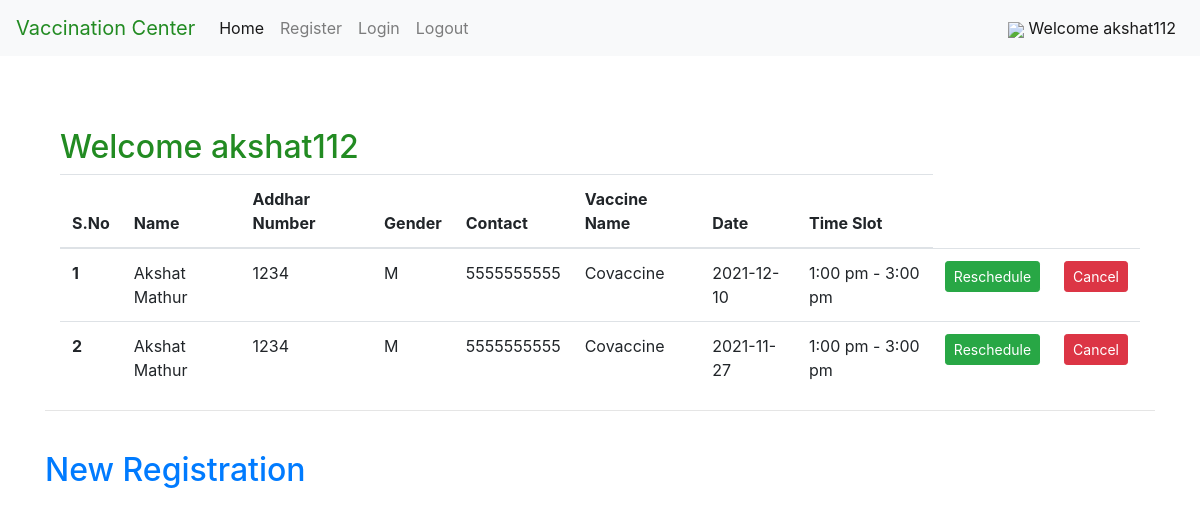
Screenshot of /welcome.php (signed in) with the database file from the repository.
### tables this page shows
CREATE TABLE `cus_info` (
  `Sno` int(1) NOT NULL,
  `Name` varchar(50) NOT NULL,
  `Addhar` varchar(50) NOT NULL,
  `Sex` varchar(1) NOT NULL,
  `Phone` varchar(10) NOT NULL,
  `app_date` date NOT NULL DEFAULT current_timestamp(),
  `app_time` varchar(30) NOT NULL,
  `VaccineName` varchar(50) NOT NULL,
  `acc_id` int(11) NOT NULL
);

### welcome.php (the view, shortened to what this page needs)
<!doctype html>
<html lang="en">
  <head>
    <link rel="stylesheet" href="https://stackpath.bootstrapcdn.com/bootstrap/4.3.1/css/bootstrap.min.css">
  </head>
  <body>
  <nav class="navbar navbar-expand-lg navbar-light bg-light">
  <a class="navbar-brand" href="#" style="color:#228B22">Vaccination Center</a>
  <div class="collapse navbar-collapse" id="navbarNavDropdown">
    <ul class="navbar-nav">
      <li class="nav-item active">
        <a class="nav-link" href="#">Home <span class="sr-only">(current)</span></a>
      </li>
      <li class="nav-item">
        <a class="nav-link" href="register.php">Register</a>
      </li>
      <li class="nav-item">
        <a class="nav-link" href="login.php">Login</a>
      </li>
      <li class="nav-item">
        <a class="nav-link" href="logout.php">Logout</a>
      </li>
    </ul>
  <div class="navbar-collapse collapse">
  <ul class="navbar-nav ml-auto">
  <li class="nav-item active">
        <a class="nav-link" href="#"> <img src="https://img.icons8.com/metro/26/000000/guest-male.png"> <?php echo "Welcome ". $_SESSION['username']?></a>
      </li>
  </ul>
  </div>
  </div>
</nav>
<div class="container ml-auto">
<div class="container">
<br>
<br>
<br>
<?php echo " <h2 style=color:#228B22 ,font-family:'Sriracha' >Welcome  {$_SESSION['username']} </h2>";
?>
<table class="table" id="myTable">
      <thead>
        <tr>
          <th scope="col">S.No</th>
          <th scope="col">Name</th>
          <th scope="col">Addhar Number</th>
          <th scope="col">Gender</th>
          <th scope="col">Contact</th>
          <th scope="col">Vaccine Name</th>
          <th scope="col">Date</th>
          <th scope="col">Time Slot</th>
        </tr>
      </thead>
      <tbody>
        <?php
        $server = "localhost";
        $username = "root";
        $password = "";
        $dbname = "vms";
        $con = mysqli_connect($server, $username, $password ,$dbname);
           $acc=$_SESSION['acc_id'];
          $sql = "SELECT * FROM  cus_info natural join account where acc_id={$acc} ";
        $result = mysqli_query($con, $sql);
            $sno=0;
          while($row = mysqli_fetch_assoc($result)){
            $sno = $sno + 1;
            echo "<tr>
            <th scope='row'>". $sno . "</th>
            <td>". $row['Name'] . "</td>
            <td>". $row['Addhar'] . "</td>
            <td>". $row['Sex'] . "</td>
            <td>". $row['Phone'] . "</td>
            <td>". $row['VaccineName'] . "</td>
            <td>". $row['app_date'] . "</td>
            <td>". $row['app_time'] . "</td>
            <td> <button class='edit btn btn-sm btn-success' id=".$row['Sno'].">Reschedule</button> </td>
           <td> <button class='delete btn btn-sm btn-danger' id=d".$row['Sno'].">Cancel</button>  </td>
          </tr>";
        }
          ?>
      </tbody>
    </table>
  </div>
  <hr>
    </div>
    <br>
<div class="container ml-auto">
<h2  style=padding:auto><a href="index.php" class="link-info">New Registration</a> </h2>
</div>
  </body>
</html>

### rows the page displays
cus_info: Name "Akshat Mathur", Addhar "1234", Sex "M", Phone "5555555555", VaccineName "Covaccine", app_date "2021-12-10", app_time "1:00 pm - 3:00 pm"
cus_info: Name "Akshat Mathur", Addhar "1234", Sex "M", Phone "5555555555", VaccineName "Covaccine", app_date "2021-11-27", app_time "1:00 pm - 3:00 pm"

### other values shown
$_SESSION['username'] "akshat112"
